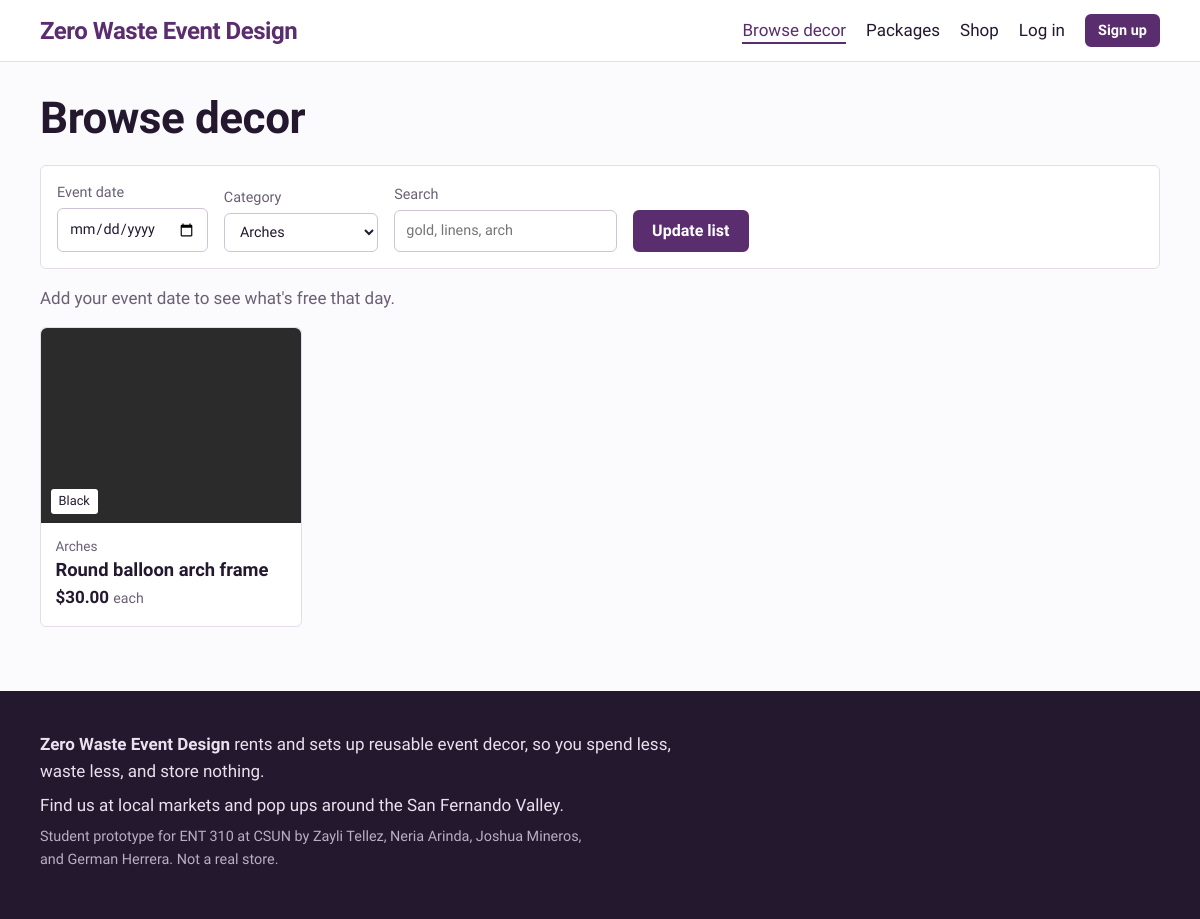
The app's page /items.php?category=arches with its own data.
### tables this page shows
CREATE TABLE items (
  id          INT AUTO_INCREMENT PRIMARY KEY,
  category_id INT NOT NULL,
  name        VARCHAR(120) NOT NULL,
  description TEXT NOT NULL,
  color_name  VARCHAR(40)  NOT NULL DEFAULT 'Assorted',
  color_hex   CHAR(7)      NOT NULL DEFAULT '#CCCCCC',
  price       DECIMAL(8,2) NOT NULL,           
  quantity    INT NOT NULL DEFAULT 1,          
  sale_price  DECIMAL(8,2) NULL,               
  sale_stock  INT NOT NULL DEFAULT 0,          
  image_url   VARCHAR(500) NULL,
  is_active   TINYINT(1) NOT NULL DEFAULT 1,
  created_at  TIMESTAMP NOT NULL DEFAULT CURRENT_TIMESTAMP,
  FOREIGN KEY (category_id) REFERENCES categories(id)
);

CREATE TABLE categories (
  id    INT AUTO_INCREMENT PRIMARY KEY,
  name  VARCHAR(60) NOT NULL,
  slug  VARCHAR(60) NOT NULL UNIQUE
);

### includes/bootstrap.php (called while the page is built, shortened)
<?php
function db(): PDO
{
    static $pdo = null;
    if ($pdo === null) {
        $dsn = 'mysql:host=' . DB_HOST . ';port=' . DB_PORT . ';dbname=' . DB_NAME . ';charset=utf8mb4';
        $pdo = new PDO($dsn, DB_USER, DB_PASS, [
            PDO::ATTR_ERRMODE            => PDO::ERRMODE_EXCEPTION,
            PDO::ATTR_DEFAULT_FETCH_MODE => PDO::FETCH_ASSOC,
            PDO::ATTR_EMULATE_PREPARES   => false,
        ]);
    }
    return $pdo;
}
function base_url(): string
{
    static $base = null;
    if ($base === null) {
        $script = $_SERVER['SCRIPT_NAME'] ?? '';
        $dir = str_replace('\\', '/', dirname($script));
        $base = rtrim($dir, '/');
    }
    return $base;
}
function url(string $path = ''): string
{
    return base_url() . '/' . ltrim($path, '/');
}
function e(?string $text): string
{
    return htmlspecialchars((string) $text, ENT_QUOTES, 'UTF-8');
}
function money($amount): string
{
    return '$' . number_format((float) $amount, 2);
}
    ob_start(); ?>

### public/items.php (the view, shortened to what this page needs)
<?php
require __DIR__ . '/../includes/bootstrap.php';
$date     = $_GET['date'] ?? '';
$category = $_GET['category'] ?? '';
$search   = trim($_GET['q'] ?? '');
$dateError = $date !== '' ? check_event_date($date) : null;
$hasDate   = $date !== '' && $dateError === null;
$sql = 'SELECT i.*, c.name AS category_name, c.slug AS category_slug
        FROM items i JOIN categories c ON c.id = i.category_id
        WHERE i.is_active = 1';
$params = [];
if ($category !== '') {
    $sql .= ' AND c.slug = ?';
    $params[] = $category;
}
$sql .= ' ORDER BY c.name, i.name';
$stmt = db()->prepare($sql);
$stmt->execute($params);
$items = $stmt->fetchAll();
$booked = [];
$categories = db()->query('SELECT * FROM categories ORDER BY name')->fetchAll();
$minDate = date('Y-m-d', strtotime('+2 days'));
require __DIR__ . '/../includes/header.php';
?>
<h1>Browse decor</h1>
<form class="filters" method="get">
  <label>Event date
    <input type="date" name="date" value="<?= e($date) ?>" min="<?= e($minDate) ?>">
  </label>
  <label>Category
    <select name="category">
      <?php foreach ($categories as $c): ?>
        <option value="<?= e($c['slug']) ?>" <?= $category === $c['slug'] ? 'selected' : '' ?>><?= e($c['name']) ?></option>
      <?php endforeach; ?>
    </select>
  </label>
  <label>Search
    <input type="search" name="q" value="<?= e($search) ?>" placeholder="gold, linens, arch">
  </label>
  <button type="submit" class="btn">Update list</button>
</form>
<?php if ($dateError): ?>
  <p class="flash flash-error"><?= e($dateError) ?></p>
<?php elseif ($hasDate): ?>
  <p class="date-note">Showing what's free for <strong><?= e(nice_date($date)) ?></strong>. Pickup <?= e(nice_date($pickup)) ?>, return <?= e(nice_date($return)) ?>.</p>
<?php else: ?>
  <p class="date-note">Add your event date to see what's free that day.</p>
<?php endif; ?>
<?php if (!$items): ?>
  <div class="empty">
    <p>Nothing matches those filters.</p>
    <a class="btn" href="<?= e(url('items.php' . ($hasDate ? '?date=' . urlencode($date) : ''))) ?>">Clear filters</a>
  </div>
<?php else: ?>
  <div class="grid">
    <?php foreach ($items as $item):
        $free = (int) $item['quantity'] - ($booked[(int) $item['id']] ?? 0);
        $link = 'item.php?id=' . $item['id'] . ($hasDate ? '&date=' . urlencode($date) : '');
    ?>
      <a class="chip-card<?= $hasDate && $free <= 0 ? ' is-full' : '' ?>" href="<?= e(url($link)) ?>">
        <?php if ($item['image_url']): ?>
          <img class="swatch" src="<?= e($item['image_url']) ?>" alt="">
        <?php else: ?>
          <span class="swatch" style="--swatch: <?= e($item['color_hex']) ?>"><span class="swatch-name"><?= e($item['color_name']) ?></span></span>
        <?php endif; ?>
        <span class="chip-body">
          <span class="chip-kicker"><?= e($item['category_name']) ?></span>
          <span class="chip-title"><?= e($item['name']) ?></span>
          <span class="chip-price"><?= money($item['price']) ?> <small>each</small></span>
        </span>
      </a>
    <?php endforeach; ?>
  </div>
<?php endif; ?>
<?php require __DIR__ . '/../includes/footer.php'; ?>

### public/assets/style.css (style rules this page uses)
:root { --paper: #FBFAFD; --white: #FFFFFF; --ink: #24182F; --muted: #6B5F75; --plum: #5A2D6E; --plum-soft: #F1EAF5; --marigold: #F2A93B; --sage: #2F7A55; --sage-soft: #E5F2EA; --berry: #B3263E; --berry-soft: #FBE9EC; --line: #E4DCE9; --display: "Bricolage Grotesque", "Segoe UI", system-ui, sans-serif; --body: "Atkinson Hyperlegible", "Segoe UI", system-ui, sans-serif; --radius: 6px; --gap: clamp(1rem, 3vw, 1.5rem); }
*, *::before, *::after { box-sizing: border-box; }
html { -webkit-text-size-adjust: 100%; }
body { margin: 0; background: var(--paper); color: var(--ink); font: 400 1.0625rem/1.55 var(--body); }
a { color: var(--plum); text-underline-offset: 0.18em; }
h1, h2, h3 { font-family: var(--display); line-height: 1.1; letter-spacing: -0.01em; margin: 0 0 0.5em; }
h1 { font-size: clamp(2rem, 4vw, 2.75rem); font-weight: 800; }
p { margin: 0 0 1rem; max-width: 68ch; }
.btn { display: inline-block; background: var(--plum); color: var(--white); border: 2px solid var(--plum); border-radius: var(--radius); padding: 0.6rem 1.1rem; font: 700 1rem/1.2 var(--body); text-decoration: none; cursor: pointer; }
.swatch { position: relative; display: block; aspect-ratio: 4 / 3; background: var(--swatch, #ccc); border-radius: var(--radius) var(--radius) 0 0; box-shadow: inset 0 0 0 1px rgba(36, 24, 47, 0.08); object-fit: cover; width: 100%; }
.swatch-name { position: absolute; left: 0.6rem; bottom: 0.6rem; background: var(--white); color: var(--ink); font-size: 0.8rem; padding: 0.15rem 0.5rem; border-radius: 3px; }
.grid { display: grid; gap: var(--gap); grid-template-columns: repeat(auto-fill, minmax(220px, 1fr)); }
.chip-card { display: flex; flex-direction: column; background: var(--white); border: 1px solid var(--line); border-radius: var(--radius); text-decoration: none; color: var(--ink); }
.chip-body { display: flex; flex-direction: column; gap: 0.15rem; padding: 0.8rem 0.9rem 1rem; }
.chip-kicker { font-size: 0.85rem; color: var(--muted); }
.chip-title { font: 700 1.15rem/1.2 var(--display); }
.chip-price { font-weight: 700; }
.chip-price small { font-weight: 400; color: var(--muted); }
.filters { display: flex; flex-wrap: wrap; gap: 0.75rem 1rem; align-items: flex-end; padding: 1rem; background: var(--white); border: 1px solid var(--line); border-radius: var(--radius); margin-bottom: 1rem; }
.filters label { display: flex; flex-direction: column; gap: 0.25rem; font-size: 0.9rem; color: var(--muted); }
input, select, textarea { font: inherit; color: var(--ink); padding: 0.55rem 0.7rem; border: 1px solid #CFC4D6; border-radius: var(--radius); background: var(--white); max-width: 100%; }
.date-note { color: var(--muted); }

### records on screen
items: color_name "Black", category.name "Arches", name "Round balloon arch frame", price "$30.00"

### other values on screen
SITE_NAME "Zero Waste Event Design"
$label "Browse decor Packages Shop Log in"
form field category "Arches"
